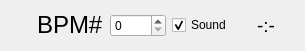
<?xml version="1.0" encoding="UTF-8"?>
<ui version="4.0">
 <class>BPM_widget</class>
 <widget class="QWidget" name="BPM_widget">
  <property name="geometry">
   <rect>
    <x>0</x>
    <y>0</y>
    <width>305</width>
    <height>51</height>
   </rect>
  </property>
  <property name="windowTitle">
   <string>Form</string>
  </property>
  <layout class="QHBoxLayout" name="horizontalLayout">
   <item>
    <widget class="QLabel" name="status">
     <property name="sizePolicy">
      <sizepolicy hsizetype="Minimum" vsizetype="Minimum">
       <horstretch>0</horstretch>
       <verstretch>0</verstretch>
      </sizepolicy>
     </property>
     <property name="minimumSize">
      <size>
       <width>20</width>
       <height>20</height>
      </size>
     </property>
     <property name="maximumSize">
      <size>
       <width>20</width>
       <height>20</height>
      </size>
     </property>
     <property name="font">
      <font>
       <family>DejaVu Sans</family>
       <pointsize>18</pointsize>
      </font>
     </property>
     <property name="toolTip">
      <string>Status</string>
     </property>
     <property name="styleSheet">
      <string notr="true">color: rgb(0, 0, 0);</string>
     </property>
     <property name="text">
      <string/>
     </property>
    </widget>
   </item>
   <item>
    <widget class="QLabel" name="BPM_label">
     <property name="sizePolicy">
      <sizepolicy hsizetype="Minimum" vsizetype="Minimum">
       <horstretch>0</horstretch>
       <verstretch>0</verstretch>
      </sizepolicy>
     </property>
     <property name="font">
      <font>
       <pointsize>18</pointsize>
      </font>
     </property>
     <property name="toolTip">
      <string>BPM-name</string>
     </property>
     <property name="styleSheet">
      <string notr="true">color: rgb(0, 0, 0);</string>
     </property>
     <property name="text">
      <string>&lt;html&gt;&lt;head/&gt;&lt;body&gt;&lt;p&gt;BPM#&lt;/p&gt;&lt;/body&gt;&lt;/html&gt;</string>
     </property>
    </widget>
   </item>
   <item>
    <widget class="QSpinBox" name="periodSBox">
     <property name="maximum">
      <number>300</number>
     </property>
    </widget>
   </item>
   <item>
    <widget class="QCheckBox" name="sound_checkBox">
     <property name="text">
      <string>Sound</string>
     </property>
     <property name="checked">
      <bool>true</bool>
     </property>
    </widget>
   </item>
   <item>
    <widget class="QLabel" name="time_label">
     <property name="font">
      <font>
       <pointsize>14</pointsize>
      </font>
     </property>
     <property name="toolTip">
      <string>Time of the last data arrival</string>
     </property>
     <property name="text">
      <string>-:-</string>
     </property>
     <property name="alignment">
      <set>Qt::AlignCenter</set>
     </property>
    </widget>
   </item>
  </layout>
 </widget>
 <resources/>
 <connections/>
</ui>
